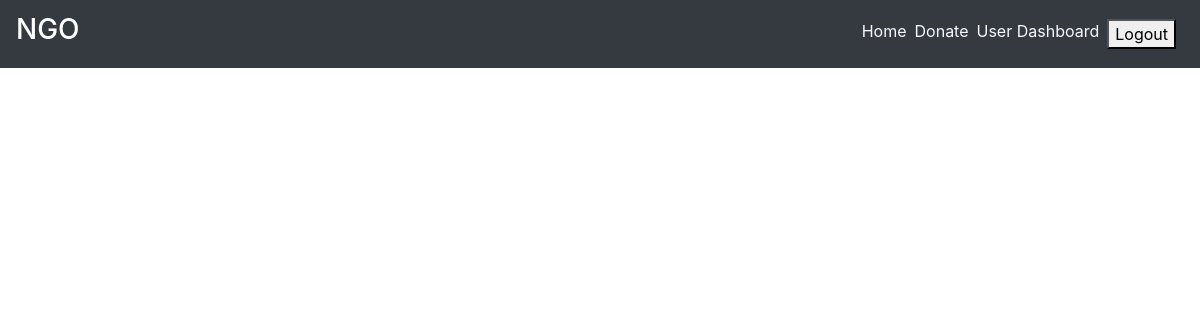
The app's page /user_dashboard/ (signed in), older data.
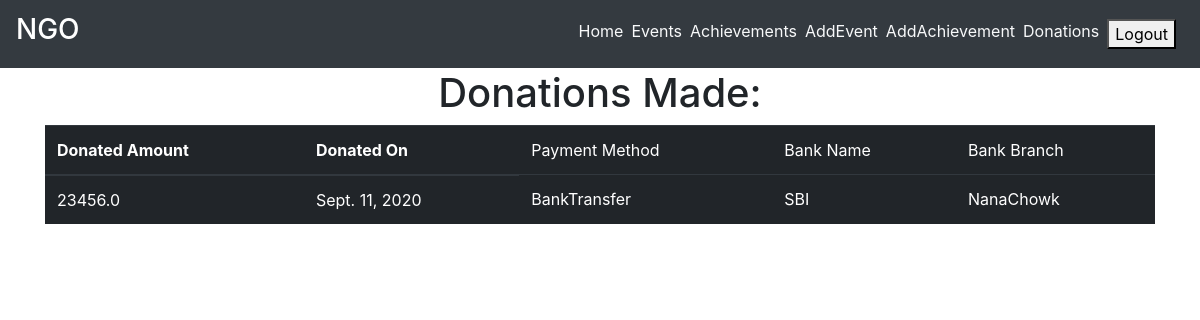
The same page, newer data.
### main/models.py (models this page shows, shortened)
class Donation(models.Model):
    PAYMENT_METHOD = (
        ('BankTransfer', 'BankTransfer'),
        ('PayTM', 'PayTM'),
        ('GooglePay', 'GooglePay'),
        ('CreditCard', 'CreditCard'),
        ('DebitCard', 'DebitCard')
    )
    donated_by = models.ForeignKey(settings.AUTH_USER_MODEL,related_name="donor", on_delete=models.CASCADE, editable = False)
    amount_donated = models.FloatField(editable = False)
    donated_on = models.DateField(default=timezone.now, editable = False)
    pancard = models.CharField(max_length=10, editable = False)
    bank_name = models.CharField(max_length=25, editable = False)
    bank_branch = models.CharField(max_length=50, editable = False)
    payment_method = models.CharField(max_length=12, choices=PAYMENT_METHOD, editable=False)

### main/views.py (the view)
# urls.py: path('user_dashboard/', views.user_dashboard, name="user_dashboard"),
@login_required
def user_dashboard(request):
    donations = Donation.objects.filter(donated_by=request.user)
    volunteers = Event.objects.filter(volunteers=request.user)
    context = {
        'donations' : donations,
        'volunteers' : volunteers,
    }
    return render(request, 'main/user_dashboard.html', context)

### main/templatetags/get_group.py (called while the page is built)
@register.filter(name='has_group')
def has_group(user, group_name):
    return user.groups.filter(name=group_name).exists()

### main/templates/main/user_dashboard.html (shortened to what this page needs)
{% extends "main/layout.html" %}
{% block content %}
<div class="user_dashboard container">
    <div class="row">
        <div class="col-sm-12 m-auto">
        </div>
        <div class="col-sm-12 m-auto">
            {% if donations %}
            <h1 class="text-center">Donations Made:</h1>
            <div class="table-responsive">
                <table class="table table-dark">
                    <thead>
                    <tr>
                        <th scope="col">Donated Amount</th>
                        <th scope="col">Donated On</th>
                        <td scope="col">Payment Method</td>
                        <td scope="col">Bank Name</td>
                        <td scope="col">Bank Branch</td>
                    </tr>
                    </thead>
                    <tbody>
                    {% for donation in donations %}
                    <tr>
                        <td>{{  donation.amount_donated }}</td>
                        <td>{{ donation.donated_on }}</td>
                        <td>{{ donation.payment_method }}</td>
                        <td>{{ donation.bank_name }}</td>
                        <td>{{ donation.bank_branch }}</td>
                    </tr>
                    {% endfor %}
                    </tbody>
                </table>
            </div>
            {% endif %}
        </div>
    </div>
</div>
{% endblock content %}

Row changes from the older to the newer data that the page shows:
added Donation: amount_donated "23456.0", donated_on "Sept. 11, 2020", payment_method "BankTransfer", bank_name "SBI", bank_branch "NanaChowk"
Text that changed along with them:
text no longer shown: "Donate User Dashboard"
text now shown: "Events Achievements AddEvent AddAchievement Donations Donations Made: Donated Amount Donated On Payment Method Bank Name Bank Branch"
